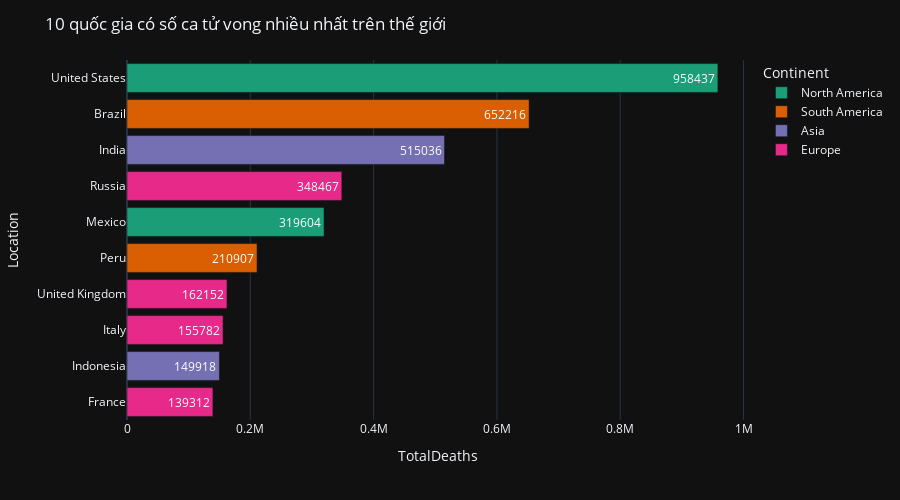

Notebook cell for this chart:
### Code cell
plot_bar(covid_country.head(10), 'TotalDeaths', 'Location', '10 quốc gia có số ca tử vong nhiều nhất trên thế giới')

### Figure 1 — Plotly figure (JSON) as saved in the notebook; plotly's stock layout.template omitted (floating-point values rounded to 4 significant figures)
{"data": [{"alignmentgroup": "True", "hovertemplate": "Continent=North America<br>TotalDeaths=%{text}<br>Location=%{y}<extra></extra>", "legendgroup": "North America", "marker": {"color": "rgb(27,158,119)", "pattern": {"shape": ""}}, "name": "North America", "offsetgroup": "North America", "orientation": "h", "showlegend": true, "text": [958437, 319604], "textposition": "auto", "type": "bar", "x": [958437, 319604], "xaxis": "x", "y": ["United States", "Mexico"], "yaxis": "y"}, {"alignmentgroup": "True", "hovertemplate": "Continent=South America<br>TotalDeaths=%{text}<br>Location=%{y}<extra></extra>", "legendgroup": "South America", "marker": {"color": "rgb(217,95,2)", "pattern": {"shape": ""}}, "name": "South America", "offsetgroup": "South America", "orientation": "h", "showlegend": true, "text": [652216, 210907], "textposition": "auto", "type": "bar", "x": [652216, 210907], "xaxis": "x", "y": ["Brazil", "Peru"], "yaxis": "y"}, {"alignmentgroup": "True", "hovertemplate": "Continent=Asia<br>TotalDeaths=%{text}<br>Location=%{y}<extra></extra>", "legendgroup": "Asia", "marker": {"color": "rgb(117,112,179)", "pattern": {"shape": ""}}, "name": "Asia", "offsetgroup": "Asia", "orientation": "h", "showlegend": true, "text": [515036, 149918], "textposition": "auto", "type": "bar", "x": [515036, 149918], "xaxis": "x", "y": ["India", "Indonesia"], "yaxis": "y"}, {"alignmentgroup": "True", "hovertemplate": "Continent=Europe<br>TotalDeaths=%{text}<br>Location=%{y}<extra></extra>", "legendgroup": "Europe", "marker": {"color": "rgb(231,41,138)", "pattern": {"shape": ""}}, "name": "Europe", "offsetgroup": "Europe", "orientation": "h", "showlegend": true, "text": [348467, 162152, 155782, 139312], "textposition": "auto", "type": "bar", "x": [348467, 162152, 155782, 139312], "xaxis": "x", "y": ["Russia", "United Kingdom", "Italy", "France"], "yaxis": "y"}], "layout": {"barmode": "relative", "height": 500, "legend": {"title": {"text": "Continent"}, "tracegroupgap": 0}, "margin": {"t": 60}, "title": {"text": "10 quốc gia có số ca tử vong nhiều nhất trên thế giới"}, "uniformtext": {"minsize": 8, "mode": "hide"}, "xaxis": {"anchor": "y", "domain": [0, 1], "title": {"text": "TotalDeaths"}}, "yaxis": {"anchor": "x", "categoryorder": "total ascending", "domain": [0, 1], "title": {"text": "Location"}}}}
